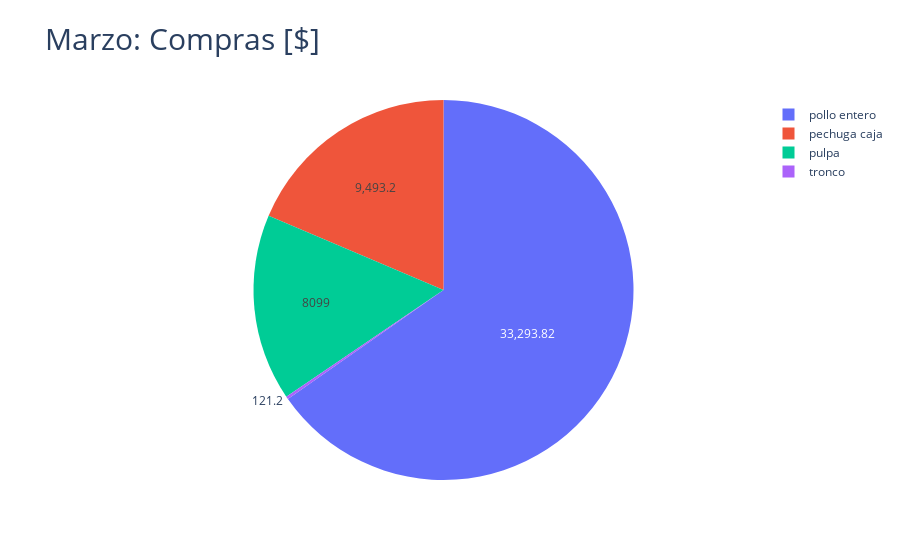

Source (notebook cell):
### Code cell
def Reporte_del_Mes():
    excel_ventas, excel_compras, hojas_venta, hojas_compra = ObtenerArchivo(diario = False)
    
    #Obteniendo  y Agrupando datos
    ventas_del_mes = pd.DataFrame()
    compras_del_mes = pd.DataFrame()
    
    for hoja in hojas_venta:
        venta = LimpiarDatos(excel_ventas.parse(hoja))
        ventas_del_mes = ventas_del_mes.append(venta)
        
    for hoja in hojas_compra:
        compra = LimpiarDatos(excel_compras.parse(hoja))
        compras_del_mes = compras_del_mes.append(compra)   
        
    Reporte(ventas_del_mes,compras_del_mes, diario = False)
    
Reporte_del_Mes()

### Figure 1 — Plotly figure (JSON) as saved in the notebook; plotly's stock layout.template omitted (floating-point values rounded to 4 significant figures)
{"data": [{"domain": {"x": [0, 1], "y": [0, 1]}, "hovertemplate": "producto=%{label}<br>importe=%{value}<extra></extra>", "labels": ["pollo entero", "pechuga caja", "pulpa", "tronco"], "legendgroup": "", "name": "", "showlegend": true, "textinfo": "value", "type": "pie", "values": [33290.0, 9493.0, 8099, 121.2]}], "layout": {"legend": {"tracegroupgap": 0}, "title": {"font": {"size": 30}, "text": "Marzo: Compras [$]"}}}
